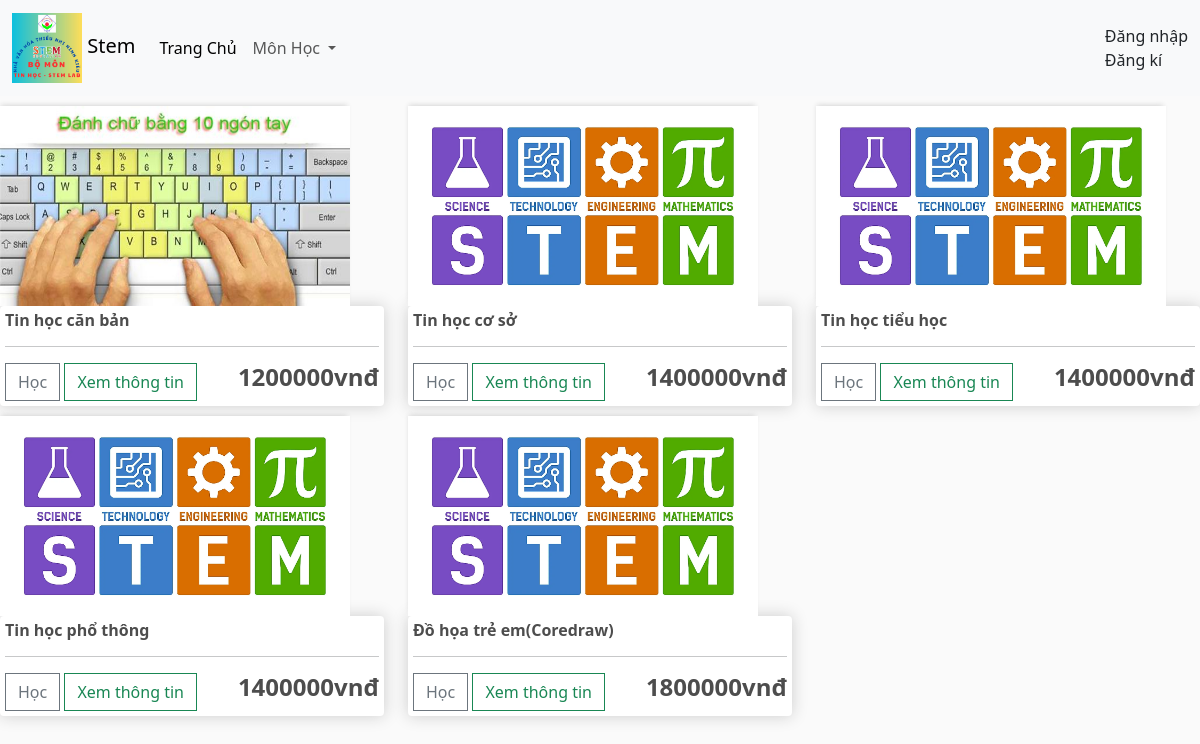
The app's page /category/?category=tin-hoc with its own data.
### app/models.py (models this page shows, shortened)
class Subject(models.Model):
    category = models.ManyToManyField(Category, related_name='subject')
    name = models.CharField(max_length=200,null=True)
    price = models.FloatField()
    develop = models.BooleanField(default=False,null=True,blank=False)
    image = models.ImageField(null=True, blank=True)
    description = models.TextField(null=True, blank=True)
    content = models.TextField(null=True, blank=True)
    lessons = models.ManyToManyField('Lesson', through='LessonDetail')
    @property
    def ImageURL(self):
        try:
            url = self.image.url
        except:
            url = ''
        return url

### app/views.py (the view)
# urls.py: path('category/', views.category, name="category"),
def category(request):
    if request.user.is_authenticated:
        user_not_login = 'hidden'
        user_login = 'show'
    else:
        user_not_login = 'show'
        user_login = 'hidden'
    categories = Category.objects.filter(is_sub = False)
    active_category = request.GET.get('category','')
    if active_category:
        subjects = Subject.objects.filter(category__slug= active_category)
    context={'categories':categories,'subjects':subjects,'active_category':active_category, 'user_not_login':user_not_login,'user_login':user_login}
    return render(request,'app/category.html',context)

### app/templates/app/category.html (shortened to what this page needs)
{% extends 'app/base.html' %}
{% load static  %}
        {% block register %}
        <div class="row" style="width=100%">
            {% for subject in subjects %}
            <div class="col-lg-4">
               <img class="thumbnail" src="{{subject.ImageURL}}" width='400'>
               <div class="box-element subject">
                   <h6><strong>{{subject.name}}</strong></h6>
                   <hr>
                   <a class="btn btn-outline-secondary add-btn" href="{% url 'learn_subject' subject_id=subject.id %}">Học</a>
                   <a class="btn btn-outline-success" href="{% url 'subject_detail' subject_id=subject.id %}">Xem thông tin</a>
                   <h4 style="display: inline-block; float: right"><strong>{{subject.price | floatformat:0}}vnđ</strong></h4>
               </div>
            </div>
            {% endfor %}
        </div>
        {% endblock register %}

### app/static/app/css/main.css (style rules this page uses)
body { background-color: hsl(0, 0%, 98%); }
h1,h2,h3,h4,h5,h6 { color:hsl(0, 0%, 30%); }
.box-element { box-shadow:hsl(0, 0%, 80%) 0 0 16px; background-color: #fff; border-radius: 4px; padding: 5px; }
.thumbnail { width: 350px; height:200px; -webkit-box-shadow: -1px -3px 5px -2px rgba(214,214,214,1); -moz-box-shadow: -1px -3px 5px -2px rgba(214,214,214,1); box-shadow: -1px -3px 5px -2px rgba(214,214,214,1); }
.col-lg-3, .col-lg-4, .col-lg-6, .col-lg-8, .col-lg-12 { margin-top: 10px; }
.btn { border-radius: 0; }

### records on screen
Subject: ImageURL (picture), name "Tin học căn bản", price "1200000"
Subject: ImageURL (picture), name "Tin học cơ sở", price "1400000"
Subject: ImageURL (picture), name "Tin học tiểu học", price "1400000"
Subject: ImageURL (picture), name "Tin học phổ thông", price "1400000"
Subject: ImageURL (picture), name "Đồ họa trẻ em(Coredraw)", price "1800000"
